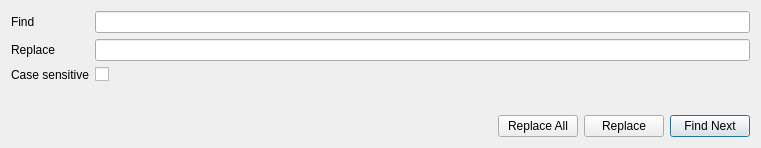
<?xml version="1.0" encoding="UTF-8"?>
<ui version="4.0">
 <class>FindDialog</class>
 <widget class="QDialog" name="FindDialog">
  <property name="geometry">
   <rect>
    <x>0</x>
    <y>0</y>
    <width>761</width>
    <height>148</height>
   </rect>
  </property>
  <property name="windowTitle">
   <string>Find/Replace</string>
  </property>
  <layout class="QVBoxLayout" name="verticalLayout">
   <item>
    <layout class="QFormLayout" name="formLayout">
     <property name="fieldGrowthPolicy">
      <enum>QFormLayout::AllNonFixedFieldsGrow</enum>
     </property>
     <item row="0" column="0">
      <widget class="QLabel" name="label">
       <property name="text">
        <string>Find</string>
       </property>
      </widget>
     </item>
     <item row="0" column="1">
      <widget class="QLineEdit" name="findText"/>
     </item>
     <item row="1" column="0">
      <widget class="QLabel" name="label_2">
       <property name="text">
        <string>Replace</string>
       </property>
      </widget>
     </item>
     <item row="1" column="1">
      <widget class="QLineEdit" name="replaceText"/>
     </item>
     <item row="2" column="0">
      <widget class="QLabel" name="caseSensitiveLabel">
       <property name="text">
        <string>Case sensitive</string>
       </property>
      </widget>
     </item>
     <item row="2" column="1">
      <widget class="QCheckBox" name="caseSensitive"/>
     </item>
    </layout>
   </item>
   <item>
    <spacer name="verticalSpacer">
     <property name="orientation">
      <enum>Qt::Vertical</enum>
     </property>
     <property name="sizeHint" stdset="0">
      <size>
       <width>20</width>
       <height>40</height>
      </size>
     </property>
    </spacer>
   </item>
   <item>
    <layout class="QHBoxLayout" name="horizontalLayout">
     <item>
      <spacer name="horizontalSpacer">
       <property name="orientation">
        <enum>Qt::Horizontal</enum>
       </property>
       <property name="sizeHint" stdset="0">
        <size>
         <width>40</width>
         <height>20</height>
        </size>
       </property>
      </spacer>
     </item>
     <item>
      <widget class="QPushButton" name="replaceAll">
       <property name="text">
        <string>Replace All</string>
       </property>
       <property name="autoDefault">
        <bool>false</bool>
       </property>
      </widget>
     </item>
     <item>
      <widget class="QPushButton" name="replace">
       <property name="text">
        <string>Replace</string>
       </property>
       <property name="autoDefault">
        <bool>false</bool>
       </property>
      </widget>
     </item>
     <item>
      <widget class="QPushButton" name="findNext">
       <property name="text">
        <string>Find Next</string>
       </property>
       <property name="default">
        <bool>true</bool>
       </property>
      </widget>
     </item>
    </layout>
   </item>
  </layout>
 </widget>
 <tabstops>
  <tabstop>findText</tabstop>
  <tabstop>replaceText</tabstop>
  <tabstop>caseSensitive</tabstop>
 </tabstops>
 <resources/>
 <connections>
  <connection>
   <sender>findNext</sender>
   <signal>clicked()</signal>
   <receiver>FindDialog</receiver>
   <slot>onFindNext()</slot>
   <hints>
    <hint type="sourcelabel">
     <x>47</x>
     <y>216</y>
    </hint>
    <hint type="destinationlabel">
     <x>273</x>
     <y>118</y>
    </hint>
   </hints>
  </connection>
  <connection>
   <sender>replace</sender>
   <signal>clicked()</signal>
   <receiver>FindDialog</receiver>
   <slot>onReplace()</slot>
   <hints>
    <hint type="sourcelabel">
     <x>128</x>
     <y>216</y>
    </hint>
    <hint type="destinationlabel">
     <x>273</x>
     <y>118</y>
    </hint>
   </hints>
  </connection>
  <connection>
   <sender>replaceAll</sender>
   <signal>clicked()</signal>
   <receiver>FindDialog</receiver>
   <slot>onReplaceAll()</slot>
   <hints>
    <hint type="sourcelabel">
     <x>209</x>
     <y>216</y>
    </hint>
    <hint type="destinationlabel">
     <x>273</x>
     <y>118</y>
    </hint>
   </hints>
  </connection>
 </connections>
 <slots>
  <signal>signal1()</signal>
  <slot>onFindNext()</slot>
  <slot>onReplace()</slot>
  <slot>onReplaceAll()</slot>
 </slots>
</ui>
